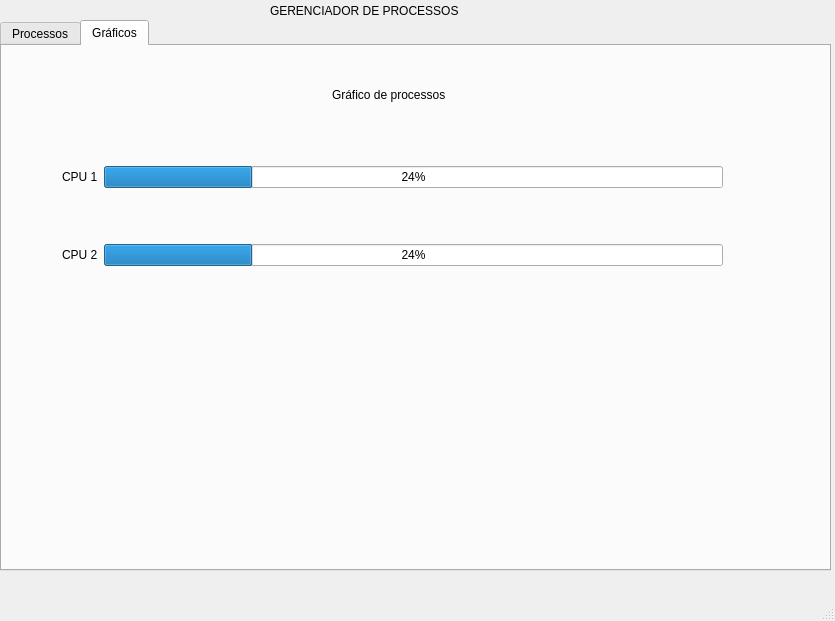
<?xml version="1.0" encoding="UTF-8"?>
<ui version="4.0">
 <class>MainWindow</class>
 <widget class="QMainWindow" name="MainWindow">
  <property name="geometry">
   <rect>
    <x>0</x>
    <y>0</y>
    <width>835</width>
    <height>621</height>
   </rect>
  </property>
  <property name="windowTitle">
   <string>MainWindow</string>
  </property>
  <widget class="QWidget" name="centralwidget">
   <widget class="QTabWidget" name="tabWidget">
    <property name="geometry">
     <rect>
      <x>0</x>
      <y>20</y>
      <width>831</width>
      <height>551</height>
     </rect>
    </property>
    <property name="currentIndex">
     <number>1</number>
    </property>
    <widget class="QWidget" name="tab">
     <attribute name="title">
      <string>Processos</string>
     </attribute>
     <widget class="QWidget" name="layoutWidget">
      <property name="geometry">
       <rect>
        <x>0</x>
        <y>0</y>
        <width>821</width>
        <height>31</height>
       </rect>
      </property>
      <layout class="QHBoxLayout" name="horizontalLayout">
       <item>
        <widget class="QLabel" name="label">
         <property name="text">
          <string>PID</string>
         </property>
        </widget>
       </item>
       <item>
        <widget class="QTextEdit" name="textEditPID"/>
       </item>
       <item>
        <widget class="QPushButton" name="botaoSuspender">
         <property name="text">
          <string>Suspender</string>
         </property>
        </widget>
       </item>
       <item>
        <widget class="QPushButton" name="botaoContinuar">
         <property name="text">
          <string>Continuar</string>
         </property>
        </widget>
       </item>
       <item>
        <widget class="QPushButton" name="botaoMatar">
         <property name="text">
          <string>Matar</string>
         </property>
        </widget>
       </item>
       <item>
        <widget class="QPushButton" name="botaoAlterarCPU">
         <property name="text">
          <string>Alterar CPU</string>
         </property>
        </widget>
       </item>
       <item>
        <widget class="QPushButton" name="botaoMudarPrioridade">
         <property name="text">
          <string>Mudar Prioridade</string>
         </property>
        </widget>
       </item>
      </layout>
     </widget>
     <widget class="QTableWidget" name="tabela">
      <property name="geometry">
       <rect>
        <x>10</x>
        <y>90</y>
        <width>811</width>
        <height>411</height>
       </rect>
      </property>
      <column>
       <property name="text">
        <string>PID</string>
       </property>
      </column>
      <column>
       <property name="text">
        <string>USER</string>
       </property>
      </column>
      <column>
       <property name="text">
        <string>#CPU</string>
       </property>
      </column>
      <column>
       <property name="text">
        <string>%CPU</string>
       </property>
      </column>
      <column>
       <property name="text">
        <string>%MEM</string>
       </property>
      </column>
      <column>
       <property name="text">
        <string>STATUS</string>
       </property>
      </column>
      <column>
       <property name="text">
        <string>PRIO</string>
       </property>
      </column>
      <column>
       <property name="text">
        <string>CMD</string>
       </property>
      </column>
     </widget>
     <widget class="QWidget" name="layoutWidget">
      <property name="geometry">
       <rect>
        <x>0</x>
        <y>40</y>
        <width>511</width>
        <height>41</height>
       </rect>
      </property>
      <layout class="QHBoxLayout" name="horizontalLayout_4">
       <item>
        <widget class="QLabel" name="label_5">
         <property name="text">
          <string>Filtro</string>
         </property>
        </widget>
       </item>
       <item>
        <widget class="QTextEdit" name="textEditFiltro">
         <property name="maximumSize">
          <size>
           <width>16777215</width>
           <height>30</height>
          </size>
         </property>
        </widget>
       </item>
      </layout>
     </widget>
     <widget class="QWidget" name="layoutWidget">
      <property name="geometry">
       <rect>
        <x>520</x>
        <y>50</y>
        <width>141</width>
        <height>31</height>
       </rect>
      </property>
      <layout class="QHBoxLayout" name="horizontalLayout_2">
       <item>
        <widget class="QLabel" name="label_2">
         <property name="text">
          <string>Prioridade</string>
         </property>
        </widget>
       </item>
       <item>
        <widget class="QComboBox" name="comboBoxPrioridade">
         <item>
          <property name="text">
           <string>1</string>
          </property>
         </item>
         <item>
          <property name="text">
           <string>2</string>
          </property>
         </item>
         <item>
          <property name="text">
           <string>3</string>
          </property>
         </item>
         <item>
          <property name="text">
           <string>4</string>
          </property>
         </item>
         <item>
          <property name="text">
           <string>5</string>
          </property>
         </item>
         <item>
          <property name="text">
           <string>6</string>
          </property>
         </item>
         <item>
          <property name="text">
           <string>7</string>
          </property>
         </item>
         <item>
          <property name="text">
           <string>8</string>
          </property>
         </item>
         <item>
          <property name="text">
           <string>9</string>
          </property>
         </item>
         <item>
          <property name="text">
           <string>10</string>
          </property>
         </item>
         <item>
          <property name="text">
           <string>11</string>
          </property>
         </item>
         <item>
          <property name="text">
           <string>12</string>
          </property>
         </item>
         <item>
          <property name="text">
           <string>13</string>
          </property>
         </item>
         <item>
          <property name="text">
           <string>14</string>
          </property>
         </item>
         <item>
          <property name="text">
           <string>15</string>
          </property>
         </item>
         <item>
          <property name="text">
           <string>16</string>
          </property>
         </item>
         <item>
          <property name="text">
           <string>17</string>
          </property>
         </item>
         <item>
          <property name="text">
           <string>18</string>
          </property>
         </item>
         <item>
          <property name="text">
           <string>19</string>
          </property>
         </item>
         <item>
          <property name="text">
           <string>20</string>
          </property>
         </item>
        </widget>
       </item>
      </layout>
     </widget>
     <widget class="QWidget" name="layoutWidget">
      <property name="geometry">
       <rect>
        <x>670</x>
        <y>50</y>
        <width>151</width>
        <height>31</height>
       </rect>
      </property>
      <layout class="QHBoxLayout" name="horizontalLayout_3">
       <item>
        <widget class="QLabel" name="label_3">
         <property name="text">
          <string>CPU</string>
         </property>
        </widget>
       </item>
       <item>
        <widget class="QComboBox" name="comboBoxCPU">
         <item>
          <property name="text">
           <string>1</string>
          </property>
         </item>
         <item>
          <property name="text">
           <string>2</string>
          </property>
         </item>
        </widget>
       </item>
      </layout>
     </widget>
    </widget>
    <widget class="QWidget" name="tab_2">
     <attribute name="title">
      <string>Gráficos</string>
     </attribute>
     <widget class="QLabel" name="label_13">
      <property name="geometry">
       <rect>
        <x>330</x>
        <y>40</y>
        <width>231</width>
        <height>17</height>
       </rect>
      </property>
      <property name="text">
       <string>Gráfico de processos</string>
      </property>
     </widget>
     <widget class="QWidget" name="">
      <property name="geometry">
       <rect>
        <x>60</x>
        <y>70</y>
        <width>661</width>
        <height>201</height>
       </rect>
      </property>
      <layout class="QVBoxLayout" name="verticalLayout_2">
       <item>
        <layout class="QHBoxLayout" name="horizontalLayout_10">
         <item>
          <widget class="QLabel" name="label_12">
           <property name="text">
            <string>CPU 1</string>
           </property>
          </widget>
         </item>
         <item>
          <widget class="QProgressBar" name="asd2">
           <property name="value">
            <number>24</number>
           </property>
          </widget>
         </item>
        </layout>
       </item>
       <item>
        <layout class="QHBoxLayout" name="horizontalLayout_9">
         <item>
          <widget class="QLabel" name="label_6">
           <property name="text">
            <string>CPU 2</string>
           </property>
          </widget>
         </item>
         <item>
          <widget class="QProgressBar" name="asd">
           <property name="value">
            <number>24</number>
           </property>
          </widget>
         </item>
        </layout>
       </item>
      </layout>
     </widget>
    </widget>
   </widget>
   <widget class="QLabel" name="label_4">
    <property name="geometry">
     <rect>
      <x>270</x>
      <y>0</y>
      <width>261</width>
      <height>21</height>
     </rect>
    </property>
    <property name="text">
     <string>GERENCIADOR DE PROCESSOS</string>
    </property>
    <property name="textFormat">
     <enum>Qt::AutoText</enum>
    </property>
    <property name="scaledContents">
     <bool>false</bool>
    </property>
   </widget>
  </widget>
  <widget class="QMenuBar" name="menubar">
   <property name="geometry">
    <rect>
     <x>0</x>
     <y>0</y>
     <width>835</width>
     <height>22</height>
    </rect>
   </property>
  </widget>
  <widget class="QStatusBar" name="statusbar"/>
 </widget>
 <resources/>
 <connections>
  <connection>
   <sender>botaoSuspender</sender>
   <signal>clicked()</signal>
   <receiver>MainWindow</receiver>
   <slot>suspender()</slot>
   <hints>
    <hint type="sourcelabel">
     <x>422</x>
     <y>98</y>
    </hint>
    <hint type="destinationlabel">
     <x>555</x>
     <y>34</y>
    </hint>
   </hints>
  </connection>
  <connection>
   <sender>botaoContinuar</sender>
   <signal>clicked()</signal>
   <receiver>MainWindow</receiver>
   <slot>continuar()</slot>
   <hints>
    <hint type="sourcelabel">
     <x>508</x>
     <y>98</y>
    </hint>
    <hint type="destinationlabel">
     <x>666</x>
     <y>37</y>
    </hint>
   </hints>
  </connection>
  <connection>
   <sender>botaoMatar</sender>
   <signal>clicked()</signal>
   <receiver>MainWindow</receiver>
   <slot>matar()</slot>
   <hints>
    <hint type="sourcelabel">
     <x>594</x>
     <y>98</y>
    </hint>
    <hint type="destinationlabel">
     <x>733</x>
     <y>34</y>
    </hint>
   </hints>
  </connection>
  <connection>
   <sender>botaoMudarPrioridade</sender>
   <signal>clicked()</signal>
   <receiver>MainWindow</receiver>
   <slot>mudarPrioridade()</slot>
   <hints>
    <hint type="sourcelabel">
     <x>821</x>
     <y>98</y>
    </hint>
    <hint type="destinationlabel">
     <x>266</x>
     <y>30</y>
    </hint>
   </hints>
  </connection>
  <connection>
   <sender>botaoAlterarCPU</sender>
   <signal>clicked()</signal>
   <receiver>MainWindow</receiver>
   <slot>alterarCPU()</slot>
   <hints>
    <hint type="sourcelabel">
     <x>688</x>
     <y>98</y>
    </hint>
    <hint type="destinationlabel">
     <x>662</x>
     <y>27</y>
    </hint>
   </hints>
  </connection>
  <connection>
   <sender>textEditFiltro</sender>
   <signal>textChanged()</signal>
   <receiver>MainWindow</receiver>
   <slot>filtro()</slot>
   <hints>
    <hint type="sourcelabel">
     <x>122</x>
     <y>126</y>
    </hint>
    <hint type="destinationlabel">
     <x>273</x>
     <y>0</y>
    </hint>
   </hints>
  </connection>
  <connection>
   <sender>tabela</sender>
   <signal>clicked(QModelIndex)</signal>
   <receiver>MainWindow</receiver>
   <slot>pegarPIDTabela()</slot>
   <hints>
    <hint type="sourcelabel">
     <x>207</x>
     <y>215</y>
    </hint>
    <hint type="destinationlabel">
     <x>159</x>
     <y>37</y>
    </hint>
   </hints>
  </connection>
  <connection>
   <sender>tabela</sender>
   <signal>doubleClicked(QModelIndex)</signal>
   <receiver>textEditPID</receiver>
   <slot>paste()</slot>
   <hints>
    <hint type="sourcelabel">
     <x>58</x>
     <y>202</y>
    </hint>
    <hint type="destinationlabel">
     <x>64</x>
     <y>86</y>
    </hint>
   </hints>
  </connection>
  <connection>
   <sender>tabela</sender>
   <signal>cellDoubleClicked(int,int)</signal>
   <receiver>MainWindow</receiver>
   <slot>copiaTexto()</slot>
   <hints>
    <hint type="sourcelabel">
     <x>583</x>
     <y>500</y>
    </hint>
    <hint type="destinationlabel">
     <x>578</x>
     <y>595</y>
    </hint>
   </hints>
  </connection>
  <connection>
   <sender>asd</sender>
   <signal>valueChanged(int)</signal>
   <receiver>asd</receiver>
   <slot>setValue(int)</slot>
   <hints>
    <hint type="sourcelabel">
     <x>148</x>
     <y>213</y>
    </hint>
    <hint type="destinationlabel">
     <x>175</x>
     <y>204</y>
    </hint>
   </hints>
  </connection>
  <connection>
   <sender>asd2</sender>
   <signal>valueChanged(int)</signal>
   <receiver>asd2</receiver>
   <slot>setValue(int)</slot>
   <hints>
    <hint type="sourcelabel">
     <x>225</x>
     <y>259</y>
    </hint>
    <hint type="destinationlabel">
     <x>312</x>
     <y>260</y>
    </hint>
   </hints>
  </connection>
 </connections>
 <slots>
  <slot>suspender()</slot>
  <slot>matar()</slot>
  <slot>continuar()</slot>
  <slot>mudarPrioridade()</slot>
  <slot>alterarCPU()</slot>
  <slot>pegarPIDTabela()</slot>
  <slot>filtro()</slot>
  <slot>slot2()</slot>
  <slot>copiaTexto()</slot>
 </slots>
</ui>
